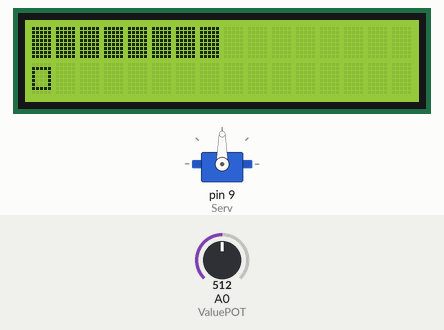
Simulated run of this sketch. Board: Arduino Uno, built with avr-gcc and run on an emulated ATmega328P. Shown: 16×2 character LCD, servo. The inputs (shaded band) are chosen by the test bench; at power-on: A0 (ValuePOT) = 512.

Above: at 1.29 s.
1.3 s: A0 (ValuePOT) set to 716
At 2.2 s:
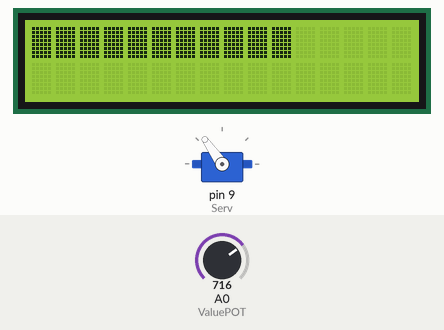
4.3 s: A0 (ValuePOT) set to 900
At 4.9 s:
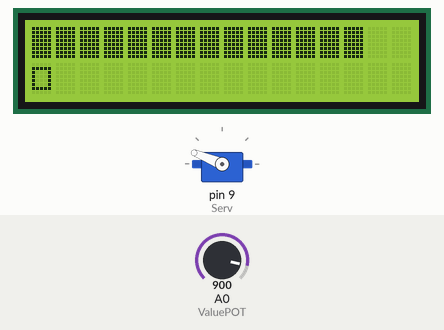
7.3 s: A0 (ValuePOT) set to 1023
At 8.2 s:
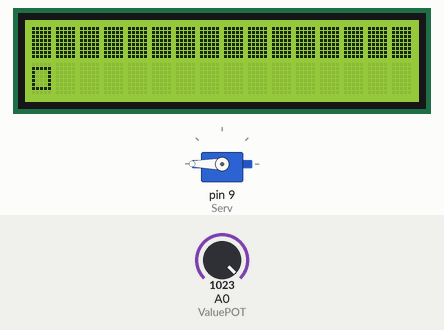
10.3 s: A0 (ValuePOT) set to 1015
At 10.9 s:
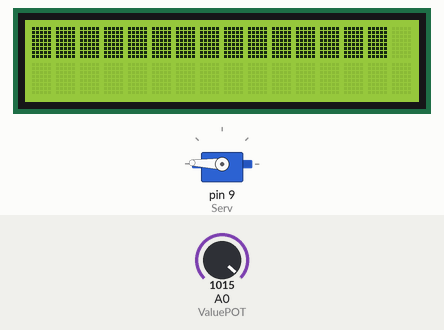
13.3 s: A0 (ValuePOT) set to 306
At 14.2 s:
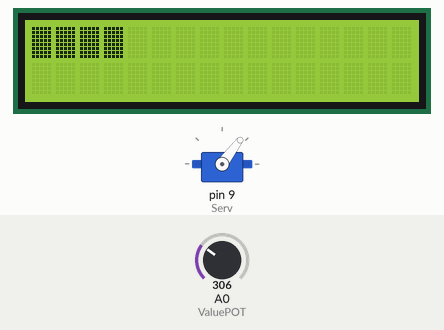
16.3 s: A0 (ValuePOT) set to 170
At 16.9 s:
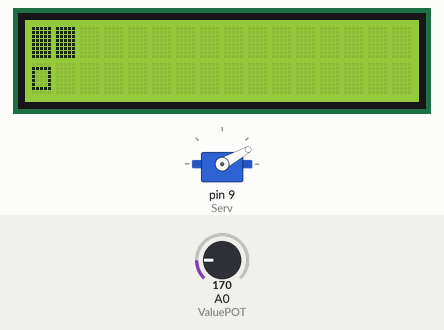
Timing chart, 0 to 19.3 s (numbered marks = the images above; inputs shaded):
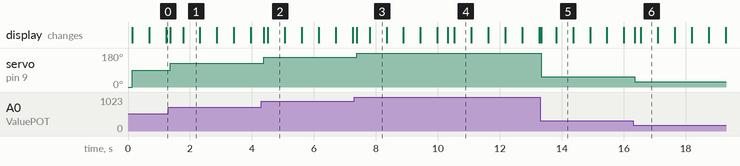

Measured:
- the behaviour switches between 1023 and 1022 on A0 (ValuePOT) (found by bisection; images 3 and 4)
- after the input at 1.3 s, servo on pin 9 (Serv): 90° → 125° after 0.06 s; the display: first changes after 0.06 s (image 1 shows a later state)
- after the input at 4.3 s, servo on pin 9 (Serv): 125° → 158° after 0.08 s; the display: first changes after 0.08 s (image 2 shows a later state)
- after the input at 7.3 s, servo on pin 9 (Serv): 158° → 180° after 0.08 s; the display: first changes after 0.08 s (image 3 shows a later state)
- after the input at 10.3 s, servo on pin 9 (Serv): 180° → 178° at once; the display: first changes at once (image 4 shows a later state)
- after the input at 13.3 s, servo on pin 9 (Serv): 178° → 53° at once; the display: first changes at once (image 5 shows a later state)
- after the input at 16.3 s, servo on pin 9 (Serv): 53° → 29° after 0.05 s; the display: first changes after 0.05 s (image 6 shows a later state)

The sketch:

sketch.ino
```cpp
#include <LiquidCrystal_I2C.h>
#include <Servo.h>
#include "planificador.c"

LiquidCrystal_I2C lcd(0x27, 16, 2);
const int ValuePOT = A0;
Servo Serv;
const int MiniServoAngle = 0;
const int MaxiServoAngle = 180;
const int RangeServoAngle = 150;
int alerta = 0;

tTime LastScheduleTime;
#define TICK 50

int angulo = MiniServoAngle;
bool parpadeo = false;

// Tareas
struct Task *tareaReadPotenciometro;
struct Task *tareaActuralizarServo;
struct Task *tareaParpadeo;
struct Task *tareaActualizarLCD;

// Funciones de las tareas
void lecturaPOT(void *parameter) {
  int potValue = analogRead(ValuePOT);
  angulo = map(potValue, 0, 1023, MiniServoAngle, MaxiServoAngle);
}

void escrituraServo(void *parameter) {
  Serv.write(angulo);
}

void colocarParpadeo(void *parameter) {
  parpadeo = !parpadeo;
}

void escribirLCD(void *parameter) {
  lcd.setCursor(0, 0);
  lcd.print("\xFF"); // El caracter "\xFF" es el bloque solido
  int progressBarLength = map(angulo, MiniServoAngle, MaxiServoAngle, 0, 16);
  for (int i = 1; i < progressBarLength; i++) {
    lcd.print("\xFF");
  }
  for (int i = progressBarLength; i < 16; i++) {
    lcd.print(" ");
  }
  lcd.setCursor(0, 1);
  if (parpadeo) {
    lcd.print("\xDB"); // El caracter "\xDB" es el bloque hueco
  } else {
    lcd.print(' ');
  }
}

void setup() {
  lcd.init();
  lcd.backlight();
  tTime now = TimeNow() + 1;
  Serv.attach(9);
  Serv.write(MiniServoAngle);

  // Agregar tareas al planificador
  tareaReadPotenciometro = SchedulerAddTask(TimeNow(), 0, 50, lecturaPOT);
  TaskEnable(tareaReadPotenciometro);
  tareaActuralizarServo = SchedulerAddTask(TimeNow(), 0, 50, escrituraServo);
  TaskEnable(tareaActuralizarServo);
  tareaParpadeo = SchedulerAddTask(TimeNow(), 0, 500, colocarParpadeo);
  TaskEnable(tareaParpadeo);
  tareaActualizarLCD = SchedulerAddTask(TimeNow(), 0, 50, escribirLCD);
  TaskEnable(tareaActualizarLCD);
  LastScheduleTime = now;
  lcd.clear();
}

void loop() {
  if (TimePassed(LastScheduleTime) > TICK) {
    SchedulerRun();
    LastScheduleTime = TimeNow();
  }
}
```

planificador.c
```cpp
#include "planificador.h"

/* Lista interna de tareas a ejecutarse */
struct Task _scheduled_tasks[MAX_TASKS];

struct Task *SchedulerAddTask(tTime now, tTime timeFromNow, tTime timeBetweenRuns, TaskCallback callback)
{
  for (int i = 0; i < MAX_TASKS; i++)
    if (!_scheduled_tasks[i].valid) {
      _scheduled_tasks[i].runNextAt = now + timeFromNow;
      _scheduled_tasks[i].callback = callback;
      _scheduled_tasks[i].timeBetweenRuns = timeBetweenRuns;
      _scheduled_tasks[i].enabled = false;
      _scheduled_tasks[i].valid = true;
      return &_scheduled_tasks[i];
    }

  return NULL;
}

void TaskResetPeriodic(struct Task *t)
{
  t->runNextAt = TimeNow() + t->timeBetweenRuns;
}

void TaskSetNextTime(struct Task *t, tTime timeFromNow)
{
  t->runNextAt = TimeNow() + timeFromNow;
}

void TaskDisable(struct Task* t)
{
  t->enabled = false;
}

void TaskEnable(struct Task* t)
{
  t->enabled = true;
}

void SchedulerRun()
{
  struct Task *t;
  tTime now = TimeNow();

  for (int i = 0; i < MAX_TASKS; i++) {
    t = &_scheduled_tasks[i];
    if (t->valid) {
      if ((now >= t->runNextAt) && t->enabled) {
        t->callback(t);
        if (t->timeBetweenRuns > 0)
          TaskResetPeriodic(t);
        else {
          t->valid = false;
        }
      }
    }
  }
}

tTime TimeNow()
{

  tTime now = millis();

  return now;
}

tTime TimePassed(tTime since)
{
  tTime now = TimeNow();

  return now - since;
}
```

planificador.h
```cpp
#include <stdbool.h>
#include <stdlib.h>

/* Número máximo de tareas que se pueden planificar */
#define MAX_TASKS 10

/* Tipo de datos tiempo */
typedef unsigned long tTime;

/* Definición callback tarea */
typedef void (*TaskCallback)(void *);

/* Estructura tarea */
struct Task {
  tTime runNextAt;        //La próxima vez (en milisegundos) en la cual la tarea debe ser ejecutada
  tTime timeBetweenRuns;	//Periodo en milisegundos si la tarea es periodica.
  TaskCallback callback;	//Función callback de la tarea
  bool enabled;			//Estado de la tarea (habilitada/deshabilitada)
  bool valid;           //Tarea existe
};

/**
   Estimación del transcurso del tiempo en milisegundos.

   @return la cantidad de milisegundos desde el inicio del sistema. -1 si hubo error.
*/
tTime TimeNow();

/**
   Estimación del transcurso del tiempo en milisegundos desde un punto
   específico.

   @param since Punto específico de tiempo.

   @return la cantidad de milisegundos transcurridos desde since.
*/
tTime TimePassed(tTime since);

/**
  Agrega una tarea al planificador. La tarea es agreagada al arreglo interno _scheduled_tasks.
  Por defecto, la tarea es creada en estado deshabilitada.

  @param now Tiempo actual del sistema
  @param timeFromNow Tiempo en milisegundos dentro del cual la tarea debe ser planificada. Usar 0 para especificar que la tarea sea ejecutada inmediatamente.
  @param timeBetweenRuns Periodo de planificación si la tarea es periodica. Usar 0 para tareas no periodicas.
  @param callback Puntero a función "callback" que debe ejecutarse.

  @return Puntero a nueva tarea en el arreglo. NULL si hubó un error.
*/
struct Task *SchedulerAddTask(tTime now, tTime timeFromNow, tTime timeBetweenRuns, TaskCallback callback);

/**
   Ejecuta el planificador, busca en el arreglo interno _scheduled_tasks la próxima tarea "enabled" que debe ser planificada.
   Esta función debe ejecutarse en cadad "system tick".
*/
void SchedulerRun();

/**
   Planifica la tarea t para que se ejecute luego de timeFromNow milisegundos.

   @param t Puntero a a la tarea.
   @param timeFromNow Tiempo en milisegundos dentro del cual la tarea debe ser planificada.

*/
void TaskSetNextTime(struct Task *t, tTime timeFromNow);

/**
   Resetea la tarea periodica t para que sea planificada en el siguiente periodo.

   @param t Puntero a a la tarea.

*/
void TaskResetPeriodic(struct Task *t);

/**
   Habilita/Deshabilita la tarea t.

   @param t Puntero a a la tarea.

*/
void TaskEnable(struct Task* t);
void TaskDisable(struct Task* t);
```
